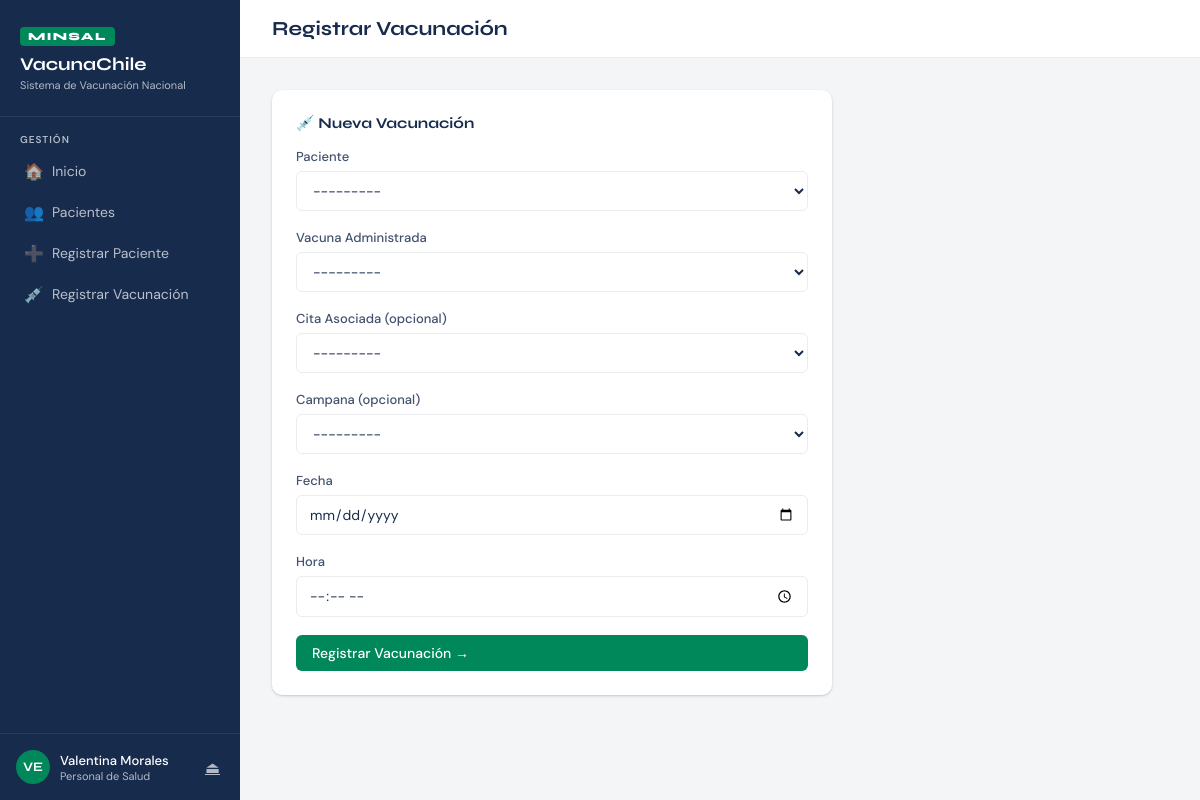
Page /vacunacion/registrar/ (signed in) on the committed database.
### vacunacion/models.py (models this page shows, shortened)
class Usuario(AbstractUser):
    ROLES = [
        ('paciente', 'Paciente'),
        ('personal_salud', 'Personal de Salud'),
        ('personal_minsal', 'Personal MINSAL'),
    ]
    rol = models.CharField(max_length=20, choices=ROLES, default='paciente')
    rut = models.CharField(max_length=12, unique=True, null=True, blank=True)

### vacunacion/views.py (the view, shortened to what this page needs)
# urls.py: path('vacunacion/registrar/', views.registrar_vacunacion, name='registrar_vacunacion'),
@login_required
@rol_requerido('personal_salud')
def registrar_vacunacion(request):
    form = VacunacionForm(request.POST or None)
    personal = get_object_or_404(PersonalSalud, usuario=request.user)
    return render(request, 'vacunacion/registrar_vacunacion.html', {'form': form})

### vacunacion/forms.py (shortened to what this page needs)
class VacunacionForm(forms.ModelForm):
    class Meta:
        model = Vacunacion
        fields = ['paciente', 'vacuna', 'cita', 'campana', 'fecha', 'hora']
        widgets = {
            'fecha': forms.DateInput(attrs={
                'type': 'date',
                'max': datetime.date.today().isoformat()
            }),
            'hora': forms.TimeInput(attrs={'type': 'time'}),
        }
        labels = {
            'paciente': 'Paciente',
            'vacuna': 'Vacuna Administrada',
            'cita': 'Cita Asociada (opcional)',
            'campana': 'Campana (opcional)',
            'fecha': 'Fecha',
            'hora': 'Hora',
        }
    def __init__(self, *args, **kwargs):
        super().__init__(*args, **kwargs)
        self.fields['cita'].queryset = Cita.objects.filter(
            cancelada=False,
            vacunacion__isnull=True
        )

### vacunacion/models.py (called while the page is built)
    def __str__(self):
        return self.nombre

    def __str__(self):
        return f"{self.nombre} ({self.rut})"

    def __str__(self):
        return self.nombre

    def __str__(self):
        return f"Cita {self.idCita} - {self.paciente.nombre} el {self.fecha}"

### vacunacion/views.py (called while the page is built)
def rol_requerido(*roles):
    def decorator(view_func):
        @wraps(view_func)
        def _wrapped(request, *args, **kwargs):
            if not request.user.is_authenticated:
                return redirect('login')
            if request.user.rol not in roles and not request.user.is_superuser:
                messages.error(request, "No tienes permiso para acceder a esta seccion.")
                return redirect('dashboard')
            return view_func(request, *args, **kwargs)
        return _wrapped
    return decorator

### vacunacion/templates/vacunacion/registrar_vacunacion.html (shortened to what this page needs)
{% extends 'vacunacion/base.html' %}
{% block page_title %}Registrar Vacunación{% endblock %}
{% block content %}
<div class="card" style="max-width:560px;">
    <div class="card-title">💉 Nueva Vacunación</div>
    <form method="post">
        {% for field in form %}
        <div class="form-group">
            <label>{{ field.label }}</label>
            {{ field }}
        </div>
        {% endfor %}
        <button type="submit" class="btn btn-primary" style="width:100%">Registrar Vacunación →</button>
    </form>
</div>
{% endblock %}

### vacunacion/templates/vacunacion/base.html (shortened to what this page needs)
<!DOCTYPE html>
<html lang="es">
<head>
</head>
<body>
{% if user.is_authenticated %}
<aside class="sidebar">
    <div class="sidebar-logo">
        <span class="logo-badge">MINSAL</span>
        <h1>VacunaChile</h1>
        <p>Sistema de Vacunación Nacional</p>
    </div>
    <nav class="sidebar-nav">
        {% if user.rol == 'paciente' %}
        <div class="nav-section">
            <div class="nav-label">Mi Cuenta</div>
            <a href="{% url 'dashboard' %}" class="nav-link">
                <span class="icon">🏠</span> Inicio
            </a>
            <a href="{% url 'mis_citas' %}" class="nav-link">
                <span class="icon">📅</span> Mis Citas
            </a>
            <a href="{% url 'agendar_cita' %}" class="nav-link">
                <span class="icon">➕</span> Agendar Cita
            </a>
            <a href="{% url 'mi_historial' %}" class="nav-link">
                <span class="icon">📋</span> Mi Historial
            </a>
        </div>
        {% elif user.rol == 'personal_salud' %}
        <div class="nav-section">
            <div class="nav-label">Gestión</div>
            <a href="{% url 'dashboard' %}" class="nav-link">
                <span class="icon">🏠</span> Inicio
            </a>
            <a href="{% url 'lista_pacientes' %}" class="nav-link">
                <span class="icon">👥</span> Pacientes
            </a>
            <a href="{% url 'registrar_paciente' %}" class="nav-link">
                <span class="icon">➕</span> Registrar Paciente
            </a>
            <a href="{% url 'registrar_vacunacion' %}" class="nav-link">
                <span class="icon">💉</span> Registrar Vacunación
            </a>
        </div>
        {% endif %}
    </nav>
    <div class="sidebar-footer">
        <div class="user-card">
            <div class="user-avatar">{{ user.get_full_name|first|upper }}{{ user.username|first|upper }}</div>
            <div class="user-info">
                <div class="user-name">{{ user.get_full_name|default:user.username }}</div>
                <div class="user-role">{{ user.get_rol_display }}</div>
            </div>
            <a href="{% url 'logout' %}" class="btn-logout" title="Cerrar sesión">⏏</a>
        </div>
    </div>
</aside>
{% endif %}
<main class="main">
    {% if user.is_authenticated %}
    <div class="topbar">
        <h2 class="page-title">{% block page_title %}Dashboard{% endblock %}</h2>
    </div>
    {% endif %}
    <div class="content">
        {% block content %}{% endblock %}
    </div>
</main>
</body>
</html>

### vacunacion/templates/vacunacion/base.html (style rules this page uses)
:root { --verde: #00875A; --verde-oscuro: #005C3D; --verde-claro: #E3F5EE; --azul: #0052CC; --rojo: #DE350B; --gris-100: #F4F5F7; --gris-200: #EBECF0; --gris-400: #B3BAC5; --gris-700: #42526E; --gris-900: #172B4D; --blanco: #FFFFFF; --sombra: 0 1px 3px rgba(0,0,0,0.12), 0 1px 2px rgba(0,0,0,0.08); --sombra-md: 0 4px 12px rgba(0,0,0,0.10), 0 2px 4px rgba(0,0,0,0.06); }
*, *::before, *::after { box-sizing: border-box; margin: 0; padding: 0; }
body { font-family: 'DM Sans', sans-serif; background: var(--gris-100); color: var(--gris-900); min-height: 100vh; display: flex; }
.sidebar { width: 240px; background: var(--gris-900); min-height: 100vh; position: fixed; top: 0; left: 0; display: flex; flex-direction: column; z-index: 100; }
.sidebar-logo { padding: 24px 20px; border-bottom: 1px solid rgba(255,255,255,0.08); }
.logo-badge { display: inline-block; background: var(--verde); color: white; font-family: 'Syne', sans-serif; font-weight: 800; font-size: 11px; letter-spacing: 0.12em; padding: 3px 8px; border-radius: 4px; margin-bottom: 8px; }
.sidebar-logo h1 { font-family: 'Syne', sans-serif; font-size: 18px; font-weight: 700; color: white; line-height: 1.2; }
.sidebar-logo p { font-size: 11px; color: var(--gris-400); margin-top: 2px; }
.sidebar-nav { padding: 16px 12px; flex: 1; }
.nav-section { margin-bottom: 24px; }
.nav-label { font-size: 10px; font-weight: 600; letter-spacing: 0.1em; color: var(--gris-400); text-transform: uppercase; padding: 0 8px; margin-bottom: 6px; }
.nav-link { display: flex; align-items: center; gap: 10px; padding: 9px 12px; border-radius: 6px; color: rgba(255,255,255,0.7); text-decoration: none; font-size: 14px; font-weight: 400; transition: all 0.15s; margin-bottom: 2px; }
.nav-link .icon { width: 18px; text-align: center; font-size: 16px; }
.sidebar-footer { padding: 16px; border-top: 1px solid rgba(255,255,255,0.08); }
.user-card { display: flex; align-items: center; gap: 10px; }
.user-avatar { width: 34px; height: 34px; border-radius: 50%; background: var(--verde); display: flex; align-items: center; justify-content: center; font-family: 'Syne', sans-serif; font-weight: 700; font-size: 13px; color: white; flex-shrink: 0; }
.user-info { flex: 1; min-width: 0; }
.user-name { font-size: 13px; font-weight: 500; color: white; white-space: nowrap; overflow: hidden; text-overflow: ellipsis; }
.user-role { font-size: 11px; color: var(--gris-400); }
.btn-logout { background: none; border: none; color: var(--gris-400); cursor: pointer; font-size: 16px; padding: 4px; border-radius: 4px; transition: color 0.15s; }
.main { margin-left: 240px; flex: 1; min-height: 100vh; display: flex; flex-direction: column; }
.topbar { background: white; padding: 16px 32px; border-bottom: 1px solid var(--gris-200); display: flex; align-items: center; justify-content: space-between; }
.page-title { font-family: 'Syne', sans-serif; font-size: 20px; font-weight: 700; color: var(--gris-900); }
.content { padding: 32px; flex: 1; }
.card { background: white; border-radius: 10px; box-shadow: var(--sombra); padding: 24px; margin-bottom: 20px; }
.card-title { font-family: 'Syne', sans-serif; font-size: 15px; font-weight: 700; color: var(--gris-900); margin-bottom: 16px; display: flex; align-items: center; gap: 8px; }
.btn { display: inline-flex; align-items: center; gap: 6px; padding: 9px 16px; border-radius: 6px; font-family: 'DM Sans', sans-serif; font-size: 14px; font-weight: 500; cursor: pointer; border: none; text-decoration: none; transition: all 0.15s; }
.btn-primary { background: var(--verde); color: white; }
.form-group { margin-bottom: 18px; }
.form-group label { display: block; font-size: 13px; font-weight: 500; color: var(--gris-700); margin-bottom: 6px; }
.form-group input, .form-group select, .form-group textarea { width: 100%; padding: 9px 12px; border: 1.5px solid var(--gris-200); border-radius: 6px; font-family: 'DM Sans', sans-serif; font-size: 14px; color: var(--gris-900); background: white; transition: border-color 0.15s; }

### rows in the picture
Usuario: get_full_name|first "V", username|first "E", get_full_name "Valentina Morales", rol "Personal de Salud"

### other values in the picture
{{ field.label }} "Paciente" "Vacuna Administrada" "Cita Asociada (opcional)" "Campana (opcional)" "Fecha" "Hora"
